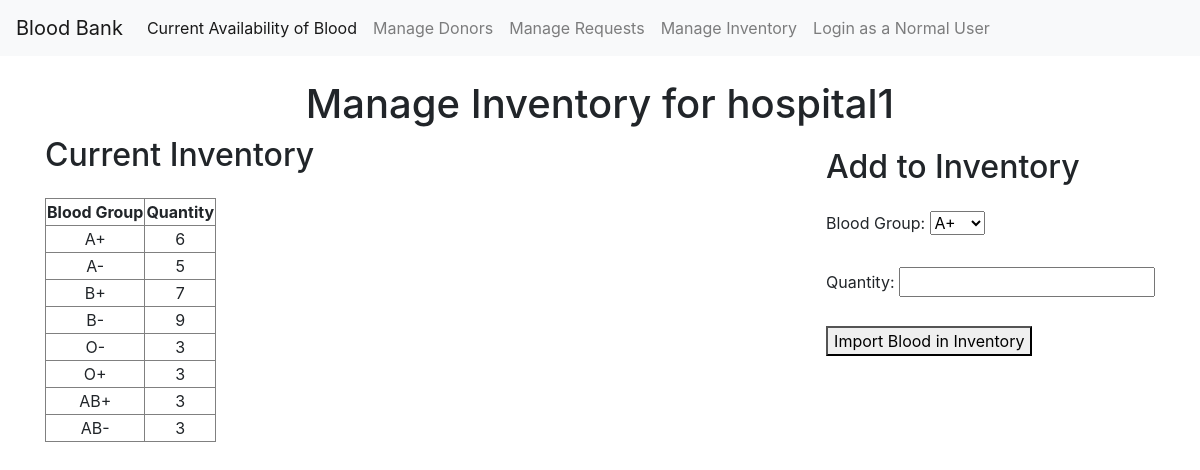
The page /hospital/3/inventory/ (signed in) on the database its author committed.
### hospital/models.py (models this page shows, shortened)
class Hospital(models.Model):
    hospital_name = models.CharField(max_length=255)
    city = models.CharField(max_length=100)
    area = models.CharField(max_length=500)
    phone_number = models.CharField(max_length=15)
    email = models.EmailField(unique=True)
    password = models.CharField(max_length=128)
    is_active = models.BooleanField(default=True)

class BloodInventory(models.Model):
    BLOOD_GROUPS = [
        ('A+', 'A+'),
        ('A-', 'A-'),
        ('B+', 'B+'),
        ('B-', 'B-'),
        ('AB+', 'AB+'),
        ('AB-', 'AB-'),
        ('O+', 'O+'),
        ('O-', 'O-'),
    ]
    hospital = models.ForeignKey(Hospital, on_delete=models.CASCADE)
    blood_group = models.CharField(max_length=3, choices=BLOOD_GROUPS)
    quantity = models.PositiveIntegerField(default=0)

### hospital/views.py (the view, shortened to what this page needs)
# urls.py: path('<int:hospital_id>/inventory/', views.manage_inventory, name='manage_inventory'),
def manage_inventory(request, hospital_id):
    user_id = request.session.get('user_id')
    if user_id:
        hospital = get_object_or_404(Hospital, id=hospital_id)
        inventory = BloodInventory.objects.filter(hospital=hospital)
        blood_groups = BloodInventory.BLOOD_GROUPS
        return render(request, 'manage_inventory.html', {
            'hospital': hospital,
            'inventory': inventory,
            'blood_groups': blood_groups,
        })
    messages.error(request, 'Session is not established. Please Login Again.')
    return redirect('hospital:manage_inventory', hospital_id=hospital.id)

### hospital/templates/manage_inventory.html (shortened to what this page needs)
{% extends "hospital_list.html" %}
    {% block content %}
    <h1 style="text-align:center">Manage Inventory for {{ hospital.hospital_name }}</h1>
    <div class="container">
        <h2 style="display:inline;">Current Inventory</h2><br><br>
        <table border="1" style="margin-left: 0; margin-right: 0; float: left;">
            <tr style="text-align: center">
                <th>Blood Group</th>
                <th>Quantity</th>
            </tr>
            {% for item in inventory %}
            <tr style="text-align: center">
                <td>{{ item.blood_group }}</td>
                <td>{{ item.quantity }}</td>
            </tr>
            {% endfor %}
        </table>
        <div class="inventory_import_form" style="float:right;margin-top:-50px;">
            <h2 style="display:inline;">Add to Inventory</h2><br><br>
            <form method="post">
                <label for="blood_group">Blood Group:</label>
                <select id="blood_group" name="blood_group">
                    {% for group in blood_groups %}
                    <option value="{{ group.0 }}">{{ group.1 }}</option>
                    {% endfor %}
                </select><br><br>
                <label for="quantity">Quantity:</label>
                <input type="number" id="quantity" name="quantity" min="1" required><br><br>
                <button type="submit">Import Blood in Inventory</button>
            </form>
        </div>
    </div>
    {% endblock content %}

### rows shown on the page
Hospital: hospital_name "hospital1"
BloodInventory: blood_group "A+", quantity "6"
BloodInventory: blood_group "A-", quantity "5"
BloodInventory: blood_group "B+", quantity "7"
BloodInventory: blood_group "B-", quantity "9"
BloodInventory: blood_group "O-", quantity "3"
BloodInventory: blood_group "O+", quantity "3"
BloodInventory: blood_group "AB+", quantity "3"
BloodInventory: blood_group "AB-", quantity "3"

### other values the page prints
form field blood_group "A+"
